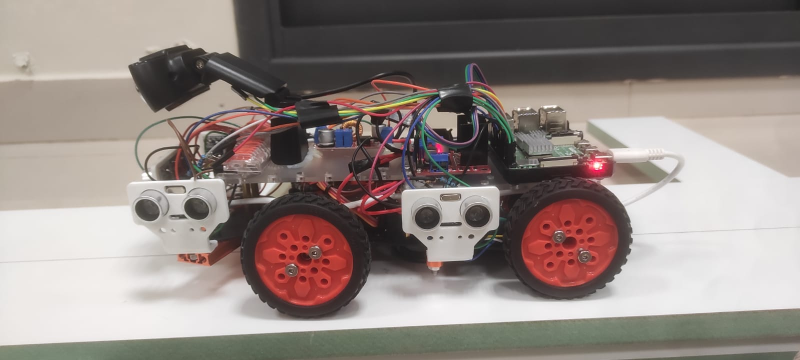
#> input picture Care_Image/WhatsApp Image 2022-09-29 at 19.53.25.jpeg, 1600 x 720 px, given in place of im.png, which was not available (shown at 1/2 size)
$ python detect_shapes.py
#> lines starting #> are read from the running program, lines starting #| are printed output that depends on the picture; after the words box and inside, x2 and y2 are one past the last pixel; in counts of white or black regions, pixels touching at a corner belong together; pictures that were not available may be replaced by others from this repository, and a replacement may not be noted
# import the necessary packages
import argparse
import imutils
import cv2

from pyimagesearch.shapedetector import ShapeDetector

# construct the argument parse and parse the arguments


# load the image and resize it to a smaller factor so that
# the shapes can be approximated better
image = cv2.imread("im.png")
#> image is the input picture: shape (720, 1600, 3); mean B, G, R 128.5, 133, 144.3
print(image.shape[0])
#| 720

resized = imutils.resize(image, width=300)
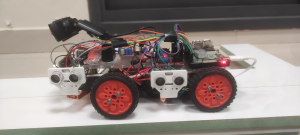
#> resized: shape (135, 300, 3); mean B, G, R 128.5, 133, 144.3
ratio = image.shape[0] / float(resized.shape[0])
#> ratio = 5.33

# convert the resized image to grayscale, blur it slightly,
# and threshold it
gray = cv2.cvtColor(resized, cv2.COLOR_BGR2GRAY)
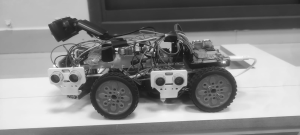
#> gray: shape (135, 300); min 25, max 252, mean 136
blurred = cv2.GaussianBlur(gray, (5, 5), 0)
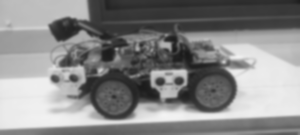
#> blurred: shape (135, 300); min 26, max 243, mean 136
thresh = cv2.threshold(blurred, 60, 255, cv2.THRESH_BINARY)[1]
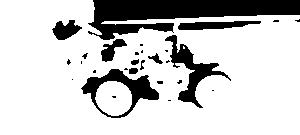
#> thresh: shape (135, 300); 79.6% white; 28 black regions (18 under 20 px)

# find contours in the thresholded image and initialize the
# shape detector
cnts = cv2.findContours(thresh.copy(), cv2.RETR_EXTERNAL,
	cv2.CHAIN_APPROX_SIMPLE)
#> cnts = 1 contour; box (x1, y1, x2, y2) and area: (0, 0, 300, 135) 35530
cnts = imutils.grab_contours(cnts)
#> (the run stopped early here; a loop or call above may not have finished)

$ run again, on Care_Image/WhatsApp Image 2022-09-29 at 19.53.24 (1).jpeg
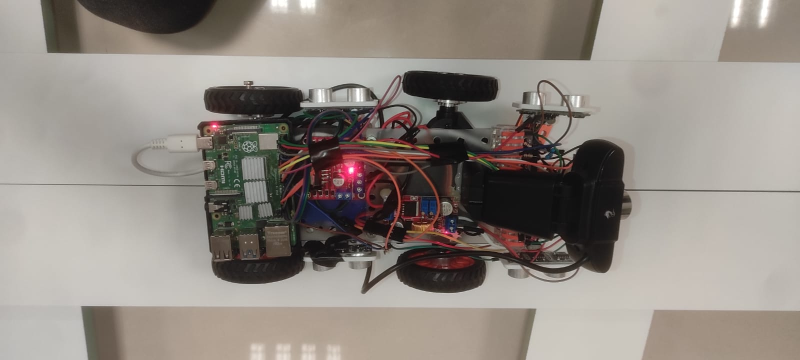
#> input picture Care_Image/WhatsApp Image 2022-09-29 at 19.53.24 (1).jpeg, 1600 x 720 px, given in place of im.png, which was not available (shown at 1/2 size)
#> image is the input picture: shape (720, 1600, 3); mean B, G, R 130.1, 137, 144.5
#| 720
#> `blurred = cv2.GaussianBlur(gray, (5, 5), 0)`:
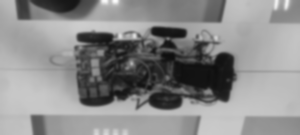
#> blurred: shape (135, 300); min 15, max 252, mean 138.5
#> `thresh = cv2.threshold(blurred, 60, 255, cv2.THRESH_BINARY)[1]`:
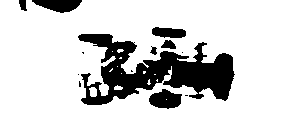
#> thresh: shape (135, 300); 83.7% white; 13 black regions (6 under 20 px)
#> cnts = 1 contour; box (x1, y1, x2, y2) and area: (0, 0, 300, 135) 39556

$ run again, on Care_Image/WhatsApp Image 2022-09-29 at 19.53.24 (2).jpeg
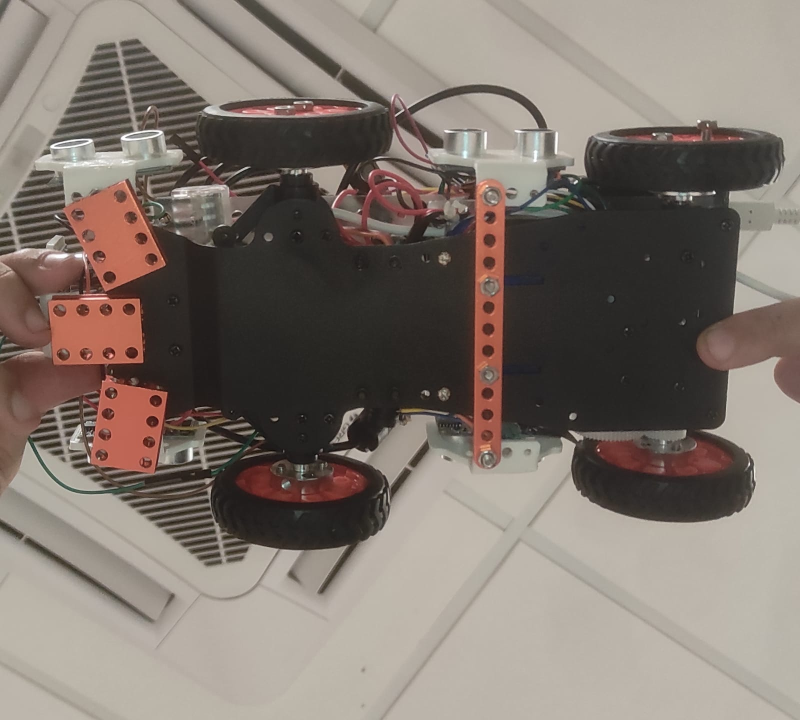
#> input picture Care_Image/WhatsApp Image 2022-09-29 at 19.53.24 (2).jpeg, 1600 x 1440 px, given in place of im.png, which was not available (shown at 1/2 size)
#> image is the input picture: shape (1440, 1600, 3); mean B, G, R 110.6, 118.7, 129.4
#| 1440
#> `blurred = cv2.GaussianBlur(gray, (5, 5), 0)`:
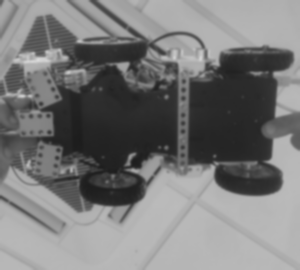
#> blurred: shape (270, 300); min 28, max 217, mean 121
#> `thresh = cv2.threshold(blurred, 60, 255, cv2.THRESH_BINARY)[1]`:
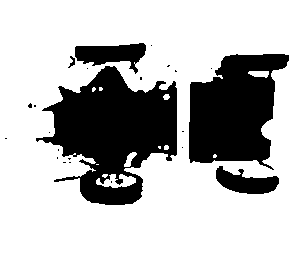
#> thresh: shape (270, 300); 73.7% white; 23 black regions (18 under 20 px)
#> `cnts = cv2.findContours(thresh.copy(), cv2.RETR_EXTERNAL, cv2.CHAIN_AP..`: cnts = 1 contour; box (x1, y1, x2, y2) and area: (0, 0, 300, 270) 80431
#> `cnts = imutils.grab_contours(cnts)`: cnts = [[[0, 0], [0, 269], [299, 269], [299, 0]]]
